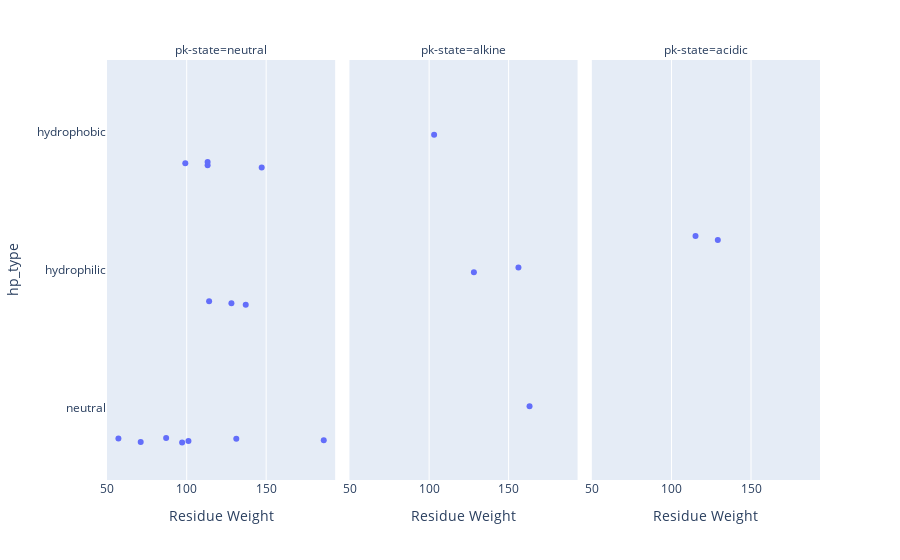

The cell this chart's notebook holds for it:
### Code cell
fig = px.strip(aa_df, x="Residue Weight", y="hp_type", facet_col="pk-state")
fig.show()

### Figure 1 — Plotly figure (JSON) as saved in the notebook; plotly's stock layout.template omitted (floating-point values rounded to 4 significant figures)
{"data": [{"alignmentgroup": "True", "boxpoints": "all", "fillcolor": "rgba(255,255,255,0)", "hoveron": "points", "hovertemplate": "pk-state=neutral<br>Residue Weight=%{x}<br>hp_type=%{y}<extra></extra>", "legendgroup": "", "line": {"color": "rgba(255,255,255,0)"}, "marker": {"color": "#636efa"}, "name": "", "offsetgroup": "", "orientation": "h", "pointpos": 0, "showlegend": false, "type": "box", "x": [71.08, 114.1, 128.1, 57.05, 137.1, 113.2, 113.2, 131.2, 147.2, 97.12, 87.08, 101.1, 186.2, 99.13], "x0": " ", "xaxis": "x", "y": ["neutral", "hydrophilic", "hydrophilic", "neutral", "hydrophilic", "hydrophobic", "hydrophobic", "neutral", "hydrophobic", "neutral", "neutral", "neutral", "neutral", "hydrophobic"], "y0": " ", "yaxis": "y"}, {"alignmentgroup": "True", "boxpoints": "all", "fillcolor": "rgba(255,255,255,0)", "hoveron": "points", "hovertemplate": "pk-state=alkine<br>Residue Weight=%{x}<br>hp_type=%{y}<extra></extra>", "legendgroup": "", "line": {"color": "rgba(255,255,255,0)"}, "marker": {"color": "#636efa"}, "name": "", "offsetgroup": "", "orientation": "h", "pointpos": 0, "showlegend": false, "type": "box", "x": [156.2, 103.2, 128.2, 163.2], "x0": " ", "xaxis": "x2", "y": ["hydrophilic", "hydrophobic", "hydrophilic", "neutral"], "y0": " ", "yaxis": "y2"}, {"alignmentgroup": "True", "boxpoints": "all", "fillcolor": "rgba(255,255,255,0)", "hoveron": "points", "hovertemplate": "pk-state=acidic<br>Residue Weight=%{x}<br>hp_type=%{y}<extra></extra>", "legendgroup": "", "line": {"color": "rgba(255,255,255,0)"}, "marker": {"color": "#636efa"}, "name": "", "offsetgroup": "", "orientation": "h", "pointpos": 0, "showlegend": false, "type": "box", "x": [115.1, 129.1], "x0": " ", "xaxis": "x3", "y": ["hydrophilic", "hydrophilic"], "y0": " ", "yaxis": "y3"}], "layout": {"annotations": [{"font": {}, "showarrow": false, "text": "pk-state=neutral", "x": 0.16, "xanchor": "center", "xref": "paper", "y": 1, "yanchor": "bottom", "yref": "paper"}, {"font": {}, "showarrow": false, "text": "pk-state=alkine", "x": 0.5, "xanchor": "center", "xref": "paper", "y": 1, "yanchor": "bottom", "yref": "paper"}, {"font": {}, "showarrow": false, "text": "pk-state=acidic", "x": 0.84, "xanchor": "center", "xref": "paper", "y": 1, "yanchor": "bottom", "yref": "paper"}], "boxmode": "group", "legend": {"tracegroupgap": 0}, "margin": {"t": 60}, "xaxis": {"anchor": "y", "domain": [0, 0.32], "title": {"text": "Residue Weight"}}, "xaxis2": {"anchor": "y2", "domain": [0.34, 0.66], "matches": "x", "title": {"text": "Residue Weight"}}, "xaxis3": {"anchor": "y3", "domain": [0.68, 1.0], "matches": "x", "title": {"text": "Residue Weight"}}, "yaxis": {"anchor": "x", "domain": [0, 1], "title": {"text": "hp_type"}}, "yaxis2": {"anchor": "x2", "domain": [0, 1], "matches": "y", "showticklabels": false}, "yaxis3": {"anchor": "x3", "domain": [0, 1], "matches": "y", "showticklabels": false}}}
